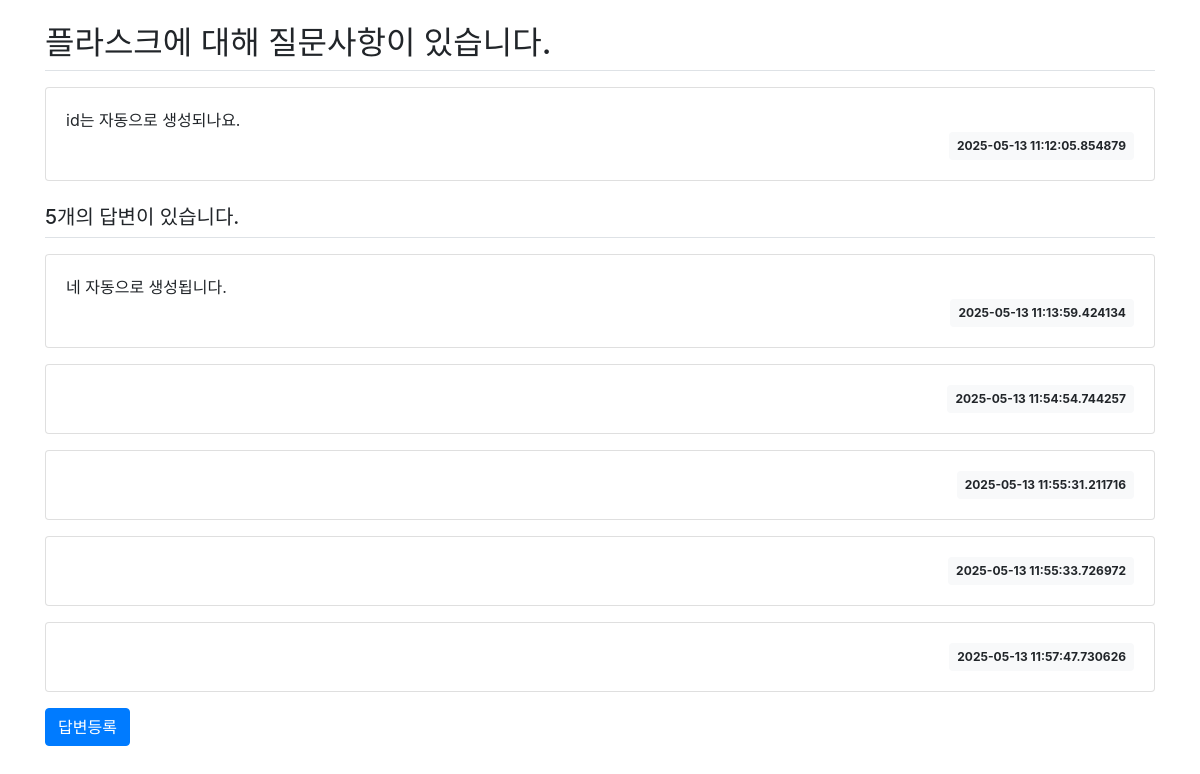
The app's page /question/datail/2/ with its own data.
### pybo/models.py (models this page shows)
class Question(db.Model):
    id = db.Column(db.Integer, primary_key=True)
    subject = db.Column(db.String(200), nullable=False)
    content = db.Column(db.Text(), nullable=False)
    create_date = db.Column(db.DateTime(), nullable=False)

class Answer(db.Model):
    id = db.Column(db.Integer, primary_key=True)
    question_id = db.Column(db.Integer,db.ForeignKey('question.id',ondelete='CASCADE'))
    question=db.relationship('Question',backref=db.backref('answer_set',cascade='all, delete-orphan'))
    content = db.Column(db.Text(), nullable=False)
    create_date = db.Column(db.DateTime(), nullable=False)

### pybo/views/question_views.py (the view)
@bp.route('/datail/<int:question_id>/')
def detail(question_id):
    form = AnswerForm()
    question = Question.query.get_or_404(question_id)
    return render_template('question/question_detail.html',question=question,form=form)

### pybo/forms.py
class AnswerForm(FlaskForm):
    content = TextAreaField('내용',validators=[DataRequired("내용은 필수 입력 항목입니다.")])

### pybo/templates/question/question_detail.html (shortened to what this page needs)
{%extends 'base.html'%}
{%block content%}
<div class="container my-3">
    <h2 class="border-bottom py-2">{{question.subject}}</h2>
    <div class="card my-3">
        <div class="card-body">
            <div class="card-text" style="white-space:pre-line;">{{question.content}}</div>
            <div class="d-flex justify-content-end">
                <div class="badge badge-light p-2">
                    {{question.create_date}}
                </div>
            </div>
        </div>
    </div>
    <h5 class="border-bottom my-3 py-2">{{question.answer_set|length}}개의 답변이 있습니다.</h5>
    {%for answer in question.answer_set%}
    <div class="card my-3">
        <div class="card-body">
            <div class="card-text" style="white-space : pre-line;">{{answer.content}}</div>
            <div class="d-flex justify-content-end">
                <div class="badge badge-light p-2">
                    {{answer.create_date}}
                </div>
            </div>
        </div>
    </div>
    {%endfor%}
    <form action="{{url_for('answer.create',question_id=question.id)}}" method="post" class="my-3">
        <input type="submit" value="답변등록" class="btn btn-primary">
    </form>
</div>
{%endblock%}

### records on screen
Question: subject "플라스크에 대해 질문사항이 있습니다.", content "id는 자동으로 생성되나요.", create_date "2025-05-13 11:12:05.854879"
Answer: content "네 자동으로 생성됩니다.", create_date "2025-05-13 11:13:59.424134"
Answer: create_date "2025-05-13 11:54:54.744257"
Answer: create_date "2025-05-13 11:55:31.211716"
Answer: create_date "2025-05-13 11:55:33.726972"
Answer: create_date "2025-05-13 11:57:47.730626"

### other values on screen
{{ question.answer_set|length }} "5"
